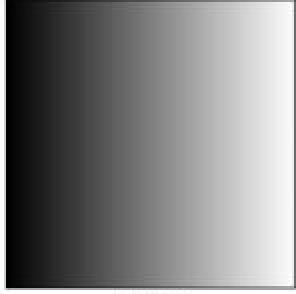
#> input picture Image_Processing/gradient.jpg, 148 x 147 px (shown 2 times larger)
$ python thresholding.py
#> lines starting #> are read from the running program, lines starting #| are printed output that depends on the picture; after the words box and inside, x2 and y2 are one past the last pixel; in counts of white or black regions, pixels touching at a corner belong together
# -*- coding: utf-8 -*-
import cv2
import numpy as np
from matplotlib import pyplot as plt

img = cv2.imread('gradient.jpg',0)
#> img is the input picture: shape (147, 148); min 0, max 255, mean 129.1
ret,thresh1 = cv2.threshold(img,127,255,cv2.THRESH_BINARY)
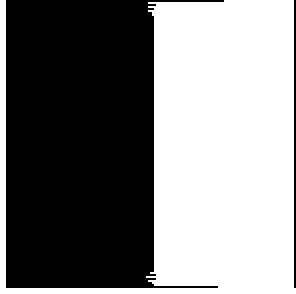
#> thresh1: shape (147, 148) (shown 2 times larger); 50.1% white; 2 black regions, box (x1, y1, x2, y2) and area: (3, 0, 112, 144) 10705, (147, 0, 148, 144) 144
ret,thresh2 = cv2.threshold(img,127,255,cv2.THRESH_BINARY_INV)
ret,thresh3 = cv2.threshold(img,127,255,cv2.THRESH_TRUNC)
ret,thresh4 = cv2.threshold(img,127,255,cv2.THRESH_TOZERO)
ret,thresh5 = cv2.threshold(img,127,255,cv2.THRESH_TOZERO_INV)
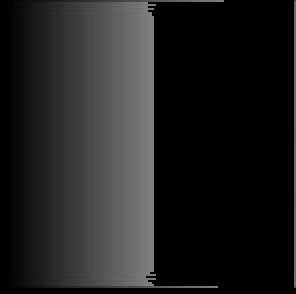
#> thresh5: shape (147, 148) (shown 2 times larger); min 0, max 127, mean 32

titles = ['Original Image','BINARY','BINARY_INV','TRUNC','TOZERO','TOZERO_INV']
images = [img, thresh1, thresh2, thresh3, thresh4, thresh5]

for i in xrange(6):
    plt.subplot(2,3,i+1),plt.imshow(images[i],'gray')
    plt.title(titles[i])
    plt.xticks([]),plt.yticks([])

plt.show()


# Adaptive Thresholding

#  In that case, we go for adaptive thresholding.
#  In this, the algorithm calculate the threshold for a small regions of the image.
#  So we get different thresholds for different regions of the same image and
#  it gives us better results for images with varying illumination


img = cv2.imread('dave.jpg',0)
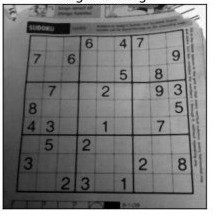
#> input picture Image_Processing/dave.jpg, 217 x 217 px
#> img is the input picture: shape (217, 217); min 0, max 255, mean 125.8
img = cv2.medianBlur(img,5)

ret,th1 = cv2.threshold(img,127,255,cv2.THRESH_BINARY)
#> th1: shape (217, 217); 47.7% white; 3 white regions (1 under 20 px), largest, box (x1, y1, x2, y2) and area: (0, 0, 217, 217) 22432, (126, 137, 131, 150) 39
th2 = cv2.adaptiveThreshold(img,255,cv2.ADAPTIVE_THRESH_MEAN_C,\
            cv2.THRESH_BINARY,11,2)
#> th2: shape (217, 217); 69.4% white; 214 black regions (132 under 20 px), largest, box (x1, y1, x2, y2) and area: (2, 2, 208, 210) 7700, (15, 36, 51, 194) 636, (26, 21, 71, 36) 438
th3 = cv2.adaptiveThreshold(img,255,cv2.ADAPTIVE_THRESH_GAUSSIAN_C,\
            cv2.THRESH_BINARY,11,2)
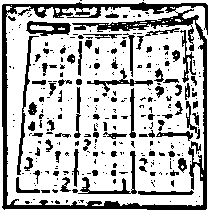
#> th3: shape (217, 217); 74.3% white; 311 black regions (222 under 20 px), largest, box (x1, y1, x2, y2) and area: (2, 2, 208, 210) 5184, (17, 36, 39, 175) 435, (78, 151, 137, 194) 405

titles = ['Original Image', 'Global Thresholding (v = 127)',
            'Adaptive Mean Thresholding', 'Adaptive Gaussian Thresholding']
images = [img, th1, th2, th3]

for i in xrange(4):
    plt.subplot(2,2,i+1),plt.imshow(images[i],'gray')
    plt.title(titles[i])
    plt.xticks([]),plt.yticks([])
plt.show()


#Otsu’s Binarization
# In global thresholding, we used an arbitrary value for threshold value, right?
#So, how can we know a value we selected is good or notAnswer is, trial and error method.
# But consider a bimodal image
# (In simple words, bimodal image is an image whose histogram has two peaks).
# For that image, we can approximately
# take a value in the middle of those peaks as threshold value, right ?
# That is what Otsu binarization does.

img = cv2.imread('otsu.jpg',0)
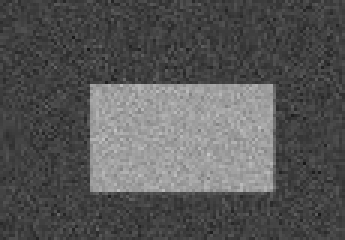
#> input picture Image_Processing/otsu.jpg, 115 x 80 px (shown 3 times larger)
#> img is the input picture: shape (80, 115); min 23, max 197, mean 86.9

# global thresholding
ret1,th1 = cv2.threshold(img,127,255,cv2.THRESH_BINARY)
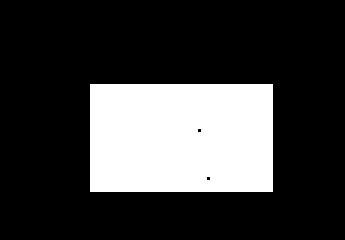
#> th1: shape (80, 115) (shown 3 times larger); 23.8% white; 1 white region, box (x1, y1, x2, y2) and area: (30, 28, 91, 64) 2194

# Otsu's thresholding
ret2,th2 = cv2.threshold(img,0,255,cv2.THRESH_BINARY+cv2.THRESH_OTSU)
#> th2: shape (80, 115); 24% white; 1 white region, box (x1, y1, x2, y2) and area: (30, 28, 92, 64) 2207
#> ret2 = 111

# Otsu's thresholding after Gaussian filtering
blur = cv2.GaussianBlur(img,(5,5),0)
ret3,th3 = cv2.threshold(blur,0,255,cv2.THRESH_BINARY+cv2.THRESH_OTSU)
#> th3: shape (80, 115); 23.9% white; 1 white region, box (x1, y1, x2, y2) and area: (30, 28, 92, 64) 2200
#> ret3 = 110

# plot all the images and their histograms
images = [img, 0, th1,
          img, 0, th2,
          blur, 0, th3]
titles = ['Original Noisy Image','Histogram','Global Thresholding (v=127)',
          'Original Noisy Image','Histogram',"Otsu's Thresholding",
          'Gaussian filtered Image','Histogram',"Otsu's Thresholding"]

for i in xrange(3):
    plt.subplot(3,3,i*3+1),plt.imshow(images[i*3],'gray')
    plt.title(titles[i*3]), plt.xticks([]), plt.yticks([])
    plt.subplot(3,3,i*3+2),plt.hist(images[i*3].ravel(),256)
    plt.title(titles[i*3+1]), plt.xticks([]), plt.yticks([])
    plt.subplot(3,3,i*3+3),plt.imshow(images[i*3+2],'gray')
    plt.title(titles[i*3+2]), plt.xticks([]), plt.yticks([])
plt.show()
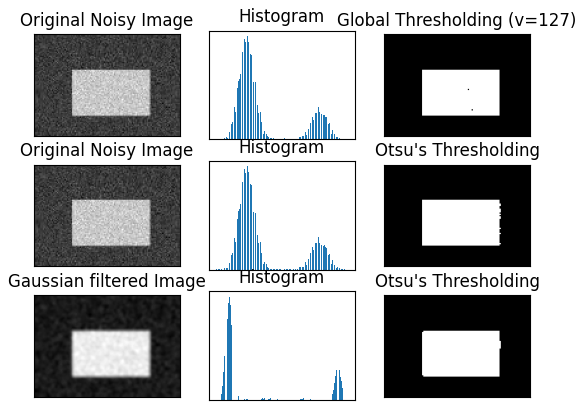
#> figure drawn by matplotlib, 9 panels
